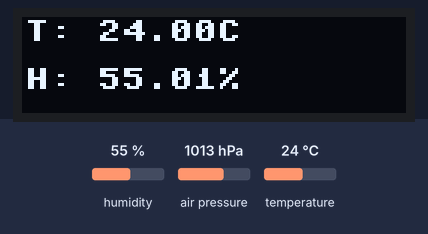
Recording of a program running on a simulated MicroPython board. On the bench: 128×32 one-colour display. The test bench sets the inputs (shaded band); at power-on: humidity 55 %, air pressure 1013 hPa, temperature 24 °C. The clock reads 2024-03-15 10:24:30 at power-on unless the program sets it; library files of the repository ran but are not shown: bme280_float.py.

Above: at 0.1 s.

The program:

OLED_BME280_v2.py
```python
# BME280 with OLED display

from machine import Pin, I2C
import ssd1306, time, bme280_float
from tinypico import set_dotstar_power

set_dotstar_power(False)
i2c = I2C(scl=Pin(21), sda=Pin(22))
oled = ssd1306.SSD1306_I2C(128,32,i2c,0x3c) # small display
bme = bme280_float.BME280(i2c = i2c)

oled.contrast(0) #set contrast to low

def display_weather():
    temp, pres, hum = bme.values

    oled.fill(0)
    oled.text('T: ' + temp, 1, 1, 1)
    oled.text('H: ' + hum, 1, 17, 1)
    #oled.text('P: ' + pres, 1, 33, 1)

    oled.show()

start_time = time.time()
display_weather()

while True:

    if time.time() >= start_time + 60:
        display_weather()
        start_time = time.time()
```
